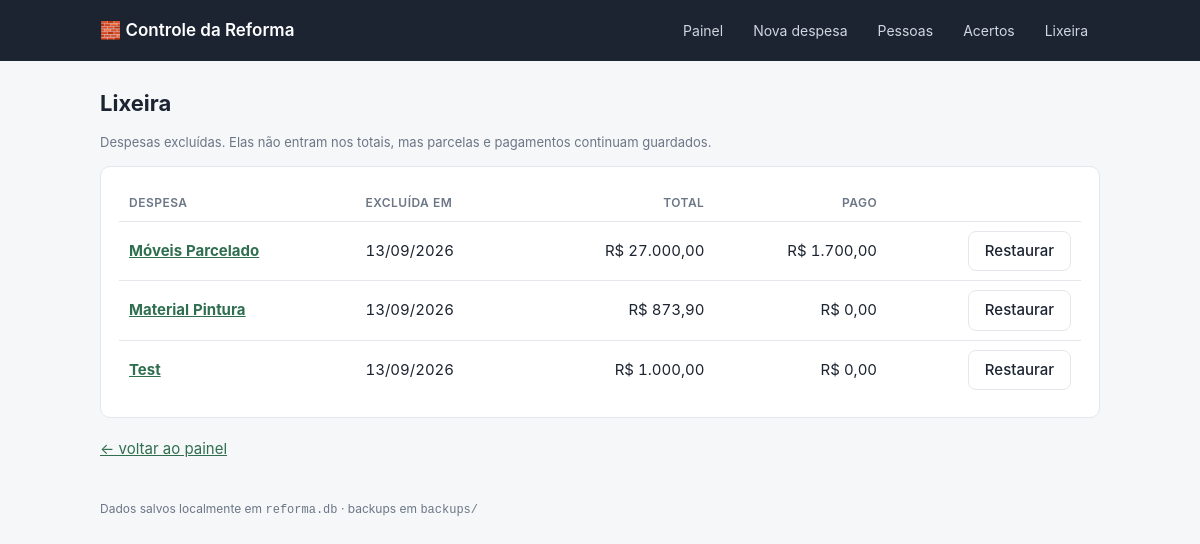
Before: /lixeira with the older database file.
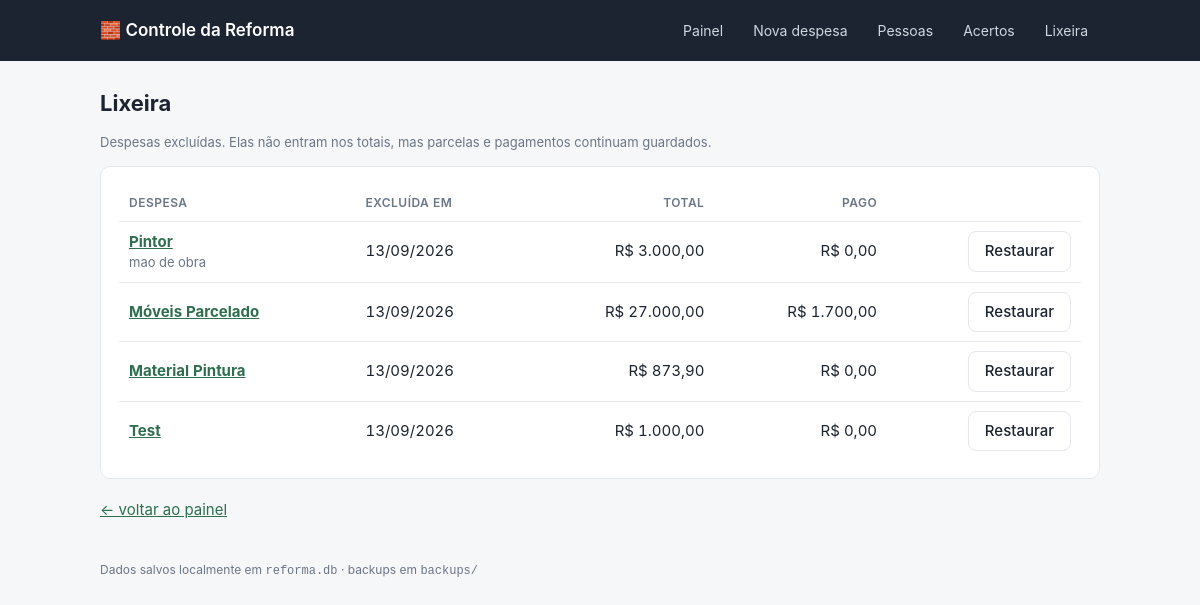
After: the same page with the newer database file.
### tables this page shows
CREATE TABLE despesa (
    id            INTEGER PRIMARY KEY AUTOINCREMENT,
    nome          TEXT NOT NULL,
    categoria     TEXT,
    observacao    TEXT,
    valor_total   INTEGER NOT NULL,          -- centavos
    qtd_parcelas  INTEGER NOT NULL,
    criado_em     TEXT NOT NULL DEFAULT (datetime('now','localtime'))
, excluido_em TEXT, pagador_id INTEGER REFERENCES pessoa(id));

### app.py (the view)
@app.route("/lixeira")
def lixeira():
    return render_template("lixeira.html", despesas=db.listar_despesas(na_lixeira=True))

### app.py (called while the page is built)
def brl(centavos):
    if centavos is None:
        centavos = 0
    sinal = "-" if centavos < 0 else ""
    centavos = abs(int(centavos))
    inteiro, cents = divmod(centavos, 100)
    return f"{sinal}R$ {inteiro:,.0f}".replace(",", ".") + f",{cents:02d}"

def data_br(iso):
    if not iso:
        return "—"
    partes = str(iso)[:10].split("-")
    return "/".join(reversed(partes)) if len(partes) == 3 else iso

@app.after_request
def backup_apos_alteracao(response):
    if request.method == "POST":
        try:
            backup.fazer_backup()
        except Exception as e:  # backup nunca pode derrubar o app
            print(f"[backup] falhou: {e}")
    return response

@app.context_processor
def inject_globals():
    return {"pessoas_ativas": db.listar_pessoas(somente_ativas=True)}

### db.py (called while the page is built)
def connect():
    conn = sqlite3.connect(DB_PATH)
    conn.row_factory = sqlite3.Row
    conn.execute("PRAGMA foreign_keys = ON")
    return conn

@contextmanager
def get_db():
    conn = connect()
    try:
        yield conn
        conn.commit()
    except Exception:
        conn.rollback()
        raise
    finally:
        conn.close()

### templates/lixeira.html (shortened to what this page needs)
{% extends "base.html" %}
{% block conteudo %}
<h1>Lixeira</h1>
<p class="suave pequeno">Despesas excluídas. Elas não entram nos totais, mas parcelas e pagamentos continuam guardados.</p>
<div class="card">
  {% if despesas %}
  <div class="tabela-scroll">
  <table>
    <thead>
      <tr><th>Despesa</th><th>Excluída em</th><th class="num">Total</th><th class="num">Pago</th><th class="num"></th></tr>
    </thead>
    <tbody>
      {% for d in despesas %}
      <tr>
        <td>
          <a href="{{ url_for('detalhe_despesa', despesa_id=d.id) }}"><strong>{{ d.nome }}</strong></a>
          {% if d.categoria %}<div class="pequeno suave">{{ d.categoria }}</div>{% endif %}
        </td>
        <td>{{ d.excluido_em|data_br }}</td>
        <td class="num">{{ d.valor_total|brl }}</td>
        <td class="num">{{ d.pago|brl }}</td>
        <td class="num">
          <form method="post" action="{{ url_for('restaurar_despesa', despesa_id=d.id) }}">
            <button class="secundario" type="submit">Restaurar</button>
          </form>
        </td>
      </tr>
      {% endfor %}
    </tbody>
  </table>
  </div>
  {% else %}
    <p class="vazio">A lixeira está vazia.</p>
  {% endif %}
</div>
<p><a href="{{ url_for('index') }}">← voltar ao painel</a></p>
{% endblock %}

Changed rows visible on the page:
now on this page (row edited): despesa: nome "Pintor", categoria "mao de obra", excluido_em|data_br "13/09/2026", valor_total|brl "R$ 3.000,00", pago|brl "R$ 0,00"
